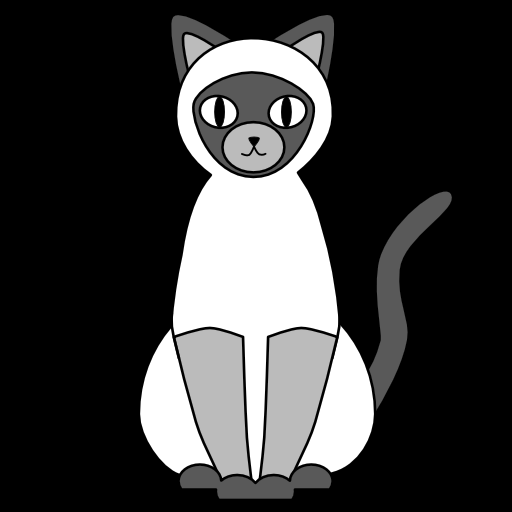
#> input picture data/medium_thick_cat.tiff, 512 x 512 px
$ jupyter execute --allow-errors Cat_lifetime_downsampled.ipynb
#> lines starting #> are read from the running program, lines starting #| are printed output that depends on the picture
# Synthetic TCSPC data in a cat image

[cell 1]
import numpy as np
import matplotlib.pyplot as plt
from matplotlib.axes import Axes

from scipy.stats import norm
from scipy.signal import convolve

from skimage import io
from skimage.measure import label # regionprops_table
from skimage.morphology import remove_small_objects
from skimage.color import label2rgb

from napari_flim_phasor_plotter import _synthetic as syn
import napari

1. Loading the image

[cell 2]
image_path = "../data/medium_thick_cat.tiff"

cat_array = io.imread(image_path)
#> cat_array is the input picture: shape (512, 512); min 0, max 255, mean 60.1
io.imshow(cat_array, cmap=plt.cm.gray)

[cell 3]
from skimage.transform import downscale_local_mean
cat_array_downscaled = cat_array[::2, ::2]
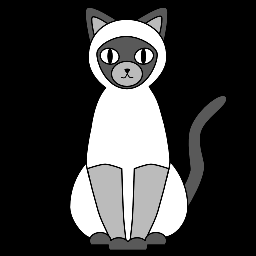
#> cat_array_downscaled: shape (256, 256); min 0, max 255, mean 60.1
cat_array_downscaled2 = np.around(downscale_local_mean(cat_array, (2, 2)))
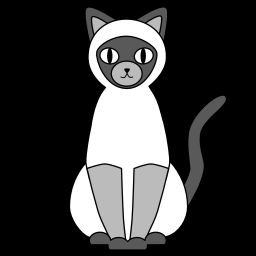
#> cat_array_downscaled2: shape (256, 256) float64; min 0, max 255, mean 60.1

[cell 4]
io.imshow(cat_array_downscaled, cmap=plt.cm.gray)

[cell 5]
io.imshow(cat_array_downscaled2, cmap=plt.cm.gray)

[cell 6]
np.unique(cat_array_downscaled2, return_counts=True)

[cell 7]
plt.hist(cat_array_downscaled2.ravel(), bins = 256)
plt.show()
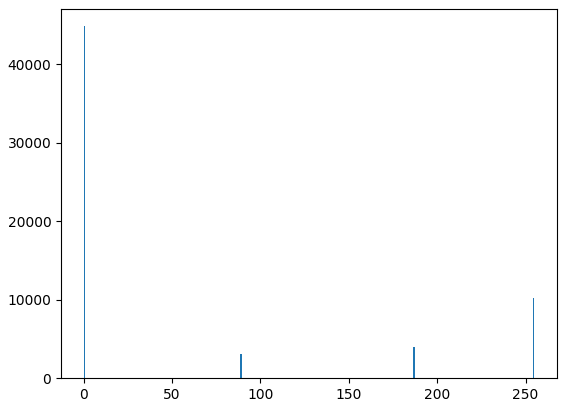
#> figure drawn by matplotlib, 1 panel; tallest bar 44847 high, from x = 0 to 0.996

Due to some noise in the borders in the png image I divide the image into 4 regions based on the intervals.
* 89 - lifetime tau1
* 187 - mixed lifetimes
* 255 - lifetime tau2
* everything inbetween - background

[cell 8]
cat_array = cat_array_downscaled2

copy_cat = np.zeros(cat_array.shape, dtype=np.uint8)
copy_cat[cat_array  == 89] = 1
copy_cat[cat_array == 187] = 2
copy_cat[cat_array == 255 ] = 3

The I created and visualized masks corresponding to four regions:

[cell 9]
white = np.zeros(copy_cat.shape, dtype=bool)
white[copy_cat==3] = True

grey = np.zeros(copy_cat.shape, dtype=bool)
grey[copy_cat==2] = True

dark = np.zeros(copy_cat.shape, dtype=bool)
dark[copy_cat==1] = True

black = np.zeros(copy_cat.shape, dtype=bool)
black[copy_cat==0] = True

[cell 10]
lifetime_cat_labels = 0 * black.astype('int') +  dark.astype('int') + 2 * grey.astype('int') + 3 * white.astype('int')

[cell 11]
# imsave('lifetime_cat_labels.tif', lifetime_cat_labels)

[cell 12]
plt.figure(figsize=(7, 7))
plt.subplot(2, 2, 1)
plt.imshow(white, cmap='gray')
plt.title('Body')
plt.axis("off")

plt.subplot(2, 2, 2)
plt.imshow(grey, cmap='gray')
plt.title('Face')
plt.axis("off")

plt.subplot(2, 2, 3)
plt.imshow(dark, cmap='gray')
plt.title("Tail")
plt.axis("off")

plt.subplot(2, 2, 4)
plt.imshow(black, cmap='gray')
plt.title("Background")
plt.axis("off")

plt.show()
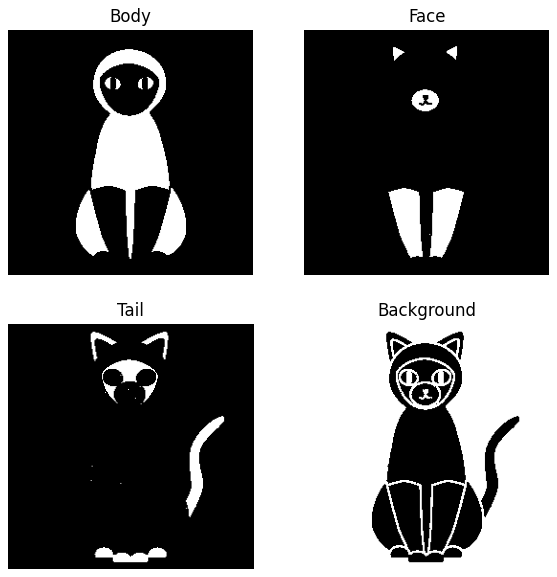
#> figure drawn by matplotlib, 4 panels
